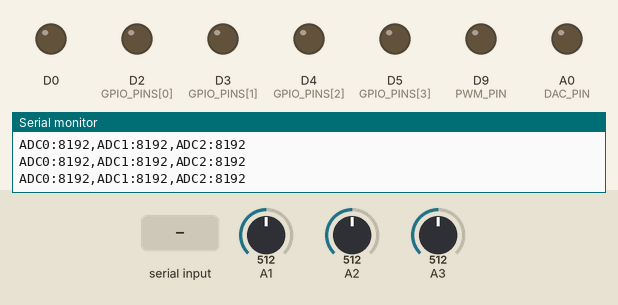
Simulated run of this sketch. Board: Arduino Uno R4 Minima. Parts: output pins drawn as LEDs (lit = HIGH), the last lines printed to the serial monitor. The test bench sets the inputs (shaded band); at power-on: A1 = 512, A2 = 512, A3 = 512 (analog values on the 0–1023 scale).

Above: at 1.2 s.
1.3 s: "DAC:90\n" received over Serial
At 1.9 s:
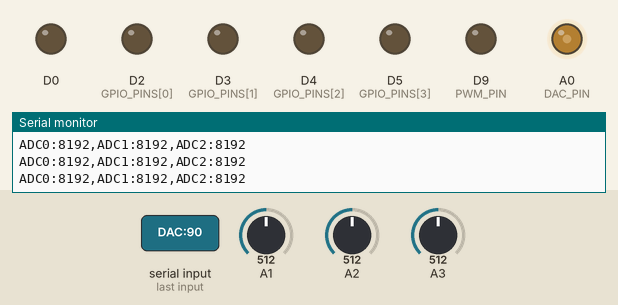
2.8 s: "PWM:\n" received over Serial
4.3 s: "GPIO::45\n" received over Serial
At 4.9 s:
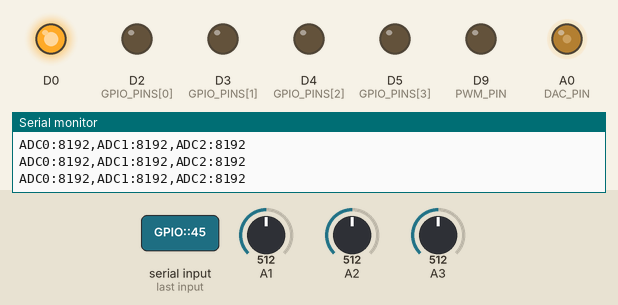
5.8 s: "DAC:\n" received over Serial
At 6.4 s:
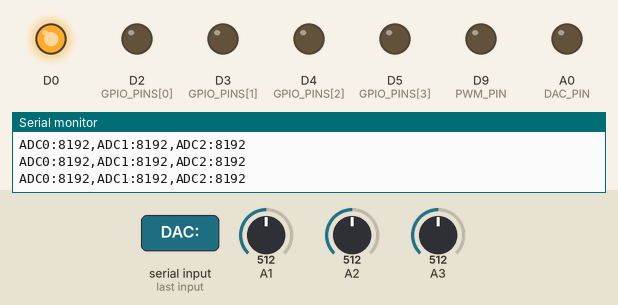
Timing chart, 0 to 8.3 s (numbered marks = the images above; inputs shaded):
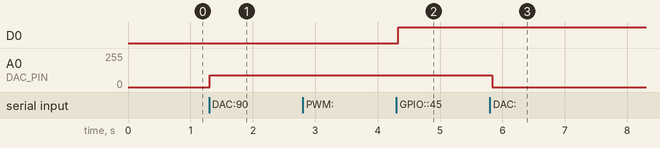

The sketch:

sketch_mar8c.ino
```cpp
// Arduino UNO R4 WiFi — GUI Test Interface
// A0 = DAC çıkışı | A1,A2,A3 = ADC girişi | Pin 2,3,4,5 = GPIO | Pin 9 = PWM

const int GPIO_PINS[] = {2, 3, 4, 5};
const int NUM_GPIO    = 4;
const int PWM_PIN     = 9;
const int DAC_PIN     = A0;

void setup() {
  Serial.begin(115200);
  analogReadResolution(14);   // 14-bit ADC → 0–16383
  analogWriteResolution(8);   // PWM/DAC    → 0–255

  for (int i = 0; i < NUM_GPIO; i++) {
    pinMode(GPIO_PINS[i], OUTPUT);
    digitalWrite(GPIO_PINS[i], LOW);
  }
  pinMode(PWM_PIN, OUTPUT);

  Serial.println("UNO_R4_READY");
}

void loop() {
  // ADC oku — A0 DAC olduğu için A1, A2, A3 kullan
  int a1 = analogRead(A1);
  int a2 = analogRead(A2);
  int a3 = analogRead(A3);

  Serial.print("ADC0:"); Serial.print(a1);
  Serial.print(",ADC1:"); Serial.print(a2);
  Serial.print(",ADC2:"); Serial.println(a3);

  // Gelen komutları işle
  while (Serial.available()) {
    String cmd = Serial.readStringUntil('\n');
    cmd.trim();

    // GPIO:<pin>:<0|1>  →  ör: GPIO:3:1
    if (cmd.startsWith("GPIO:")) {
      int sep   = cmd.indexOf(':', 5);
      int pin   = cmd.substring(5, sep).toInt();
      int state = cmd.substring(sep + 1).toInt();
      digitalWrite(pin, state ? HIGH : LOW);
      Serial.print("ACK:GPIO:"); Serial.print(pin);
      Serial.print(":"); Serial.println(state);
    }

    // PWM:<pin>:<0-255>  →  ör: PWM:9:128
    else if (cmd.startsWith("PWM:")) {
      int sep = cmd.indexOf(':', 4);
      int pin = cmd.substring(4, sep).toInt();
      int val = constrain(cmd.substring(sep + 1).toInt(), 0, 255);
      analogWrite(pin, val);
      Serial.print("ACK:PWM:"); Serial.print(pin);
      Serial.print(":"); Serial.println(val);
    }

    // DAC:<0-255>  →  ör: DAC:200  (A0 pinine 0V–3.3V)
    else if (cmd.startsWith("DAC:")) {
      int val = constrain(cmd.substring(4).toInt(), 0, 255);
      analogWrite(DAC_PIN, val);
      Serial.print("ACK:DAC:"); Serial.println(val);
    }
  }

  delay(100);
}
```

Measured:
- after the input at 1.3 s, A0 (DAC_PIN): 0/255 → 90/255 at once
- after the input at 4.3 s, D0: LOW → HIGH at once
- after the input at 5.8 s, A0 (DAC_PIN): 90/255 → 0/255 at once
